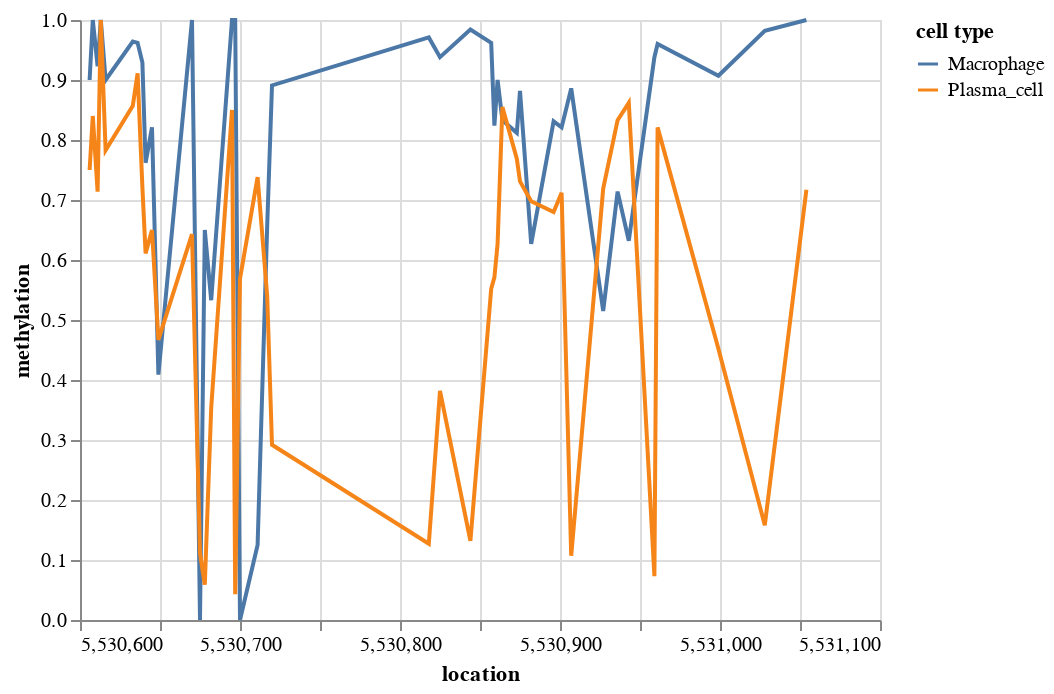

The notebook cell this image was saved under:
### Code cell
alt.data_transformers.enable('default', max_rows=None)

alt.Chart(line_df).mark_line().encode(
    x='location',
    y='methylation',
    color='cell type'
)

### Figure 1 — Vega-Lite specification as saved in the notebook (floating-point values rounded to 4 significant figures)
{"config": {"view": {"continuousWidth": 400, "continuousHeight": 300}}, "data": {"name": "data-b20be2019826aa11b0ed4becf86bd576"}, "mark": "line", "encoding": {"color": {"field": "cell type", "type": "nominal"}, "x": {"field": "location", "type": "quantitative"}, "y": {"field": "methylation", "type": "quantitative"}}, "$schema": "https://vega.github.io/schema/vega-lite/v4.17.0.json", "datasets": {"data-b20be2019826aa11b0ed4becf86bd576": [{"cell type": "Macrophage", "location": 5530606, "methylation": 0.9}, {"cell type": "Macrophage", "location": 5530608, "methylation": 1.0}, {"cell type": "Macrophage", "location": 5530611, "methylation": 0.923}, {"cell type": "Macrophage", "location": 5530613, "methylation": 1.0}, {"cell type": "Macrophage", "location": 5530616, "methylation": 0.9}, {"cell type": "Macrophage", "location": 5530633, "methylation": 0.964}, {"cell type": "Macrophage", "location": 5530636, "methylation": 0.962}, {"cell type": "Macrophage", "location": 5530639, "methylation": 0.929}, {"cell type": "Macrophage", "location": 5530641, "methylation": 0.762}, {"cell type": "Macrophage", "location": 5530645, "methylation": 0.821}, {"cell type": "Macrophage", "location": 5530649, "methylation": 0.409}, {"cell type": "Macrophage", "location": 5530670, "methylation": 1.0}, {"cell type": "Macrophage", "location": 5530675, "methylation": 0.0}, {"cell type": "Macrophage", "location": 5530678, "methylation": 0.65}, {"cell type": "Macrophage", "location": 5530682, "methylation": 0.533}, {"cell type": "Macrophage", "location": 5530695, "methylation": 1.0}, {"cell type": "Macrophage", "location": 5530697, "methylation": 1.0}, {"cell type": "Macrophage", "location": 5530700, "methylation": 0.0}, {"cell type": "Macrophage", "location": 5530711, "methylation": 0.125}, {"cell type": "Macrophage", "location": 5530717, "methylation": 0.657}, {"cell type": "Macrophage", "location": 5530720, "methylation": 0.891}, {"cell type": "Macrophage", "location": 5530818, "methylation": 0.971}, {"cell type": "Macrophage", "location": 5530825, "methylation": 0.938}, {"cell type": "Macrophage", "location": 5530844, "methylation": 0.984}, {"cell type": "Macrophage", "location": 5530857, "methylation": 0.962}, {"cell type": "Macrophage", "location": 5530859, "methylation": 0.824}, {"cell type": "Macrophage", "location": 5530861, "methylation": 0.9}, {"cell type": "Macrophage", "location": 5530864, "methylation": 0.833}, {"cell type": "Macrophage", "location": 5530873, "methylation": 0.812}, {"cell type": "Macrophage", "location": 5530875, "methylation": 0.882}, {"cell type": "Macrophage", "location": 5530882, "methylation": 0.627}, {"cell type": "Macrophage", "location": 5530896, "methylation": 0.831}, {"cell type": "Macrophage", "location": 5530901, "methylation": 0.821}, {"cell type": "Macrophage", "location": 5530907, "methylation": 0.886}, {"cell type": "Macrophage", "location": 5530927, "methylation": 0.515}, {"cell type": "Macrophage", "location": 5530936, "methylation": 0.714}, {"cell type": "Macrophage", "location": 5530943, "methylation": 0.632}, {"cell type": "Macrophage", "location": 5530959, "methylation": 0.938}, {"cell type": "Macrophage", "location": 5530961, "methylation": 0.96}, {"cell type": "Macrophage", "location": 5530999, "methylation": 0.907}, {"cell type": "Macrophage", "location": 5531028, "methylation": 0.982}, {"cell type": "Macrophage", "location": 5531054, "methylation": 1.0}, {"cell type": "Plasma_cell", "location": 5530606, "methylation": 0.75}, {"cell type": "Plasma_cell", "location": 5530608, "methylation": 0.84}, {"cell type": "Plasma_cell", "location": 5530611, "methylation": 0.714}, {"cell type": "Plasma_cell", "location": 5530613, "methylation": 1.0}, {"cell type": "Plasma_cell", "location": 5530616, "methylation": 0.783}, {"cell type": "Plasma_cell", "location": 5530633, "methylation": 0.857}, {"cell type": "Plasma_cell", "location": 5530636, "methylation": 0.911}, {"cell type": "Plasma_cell", "location": 5530639, "methylation": 0.721}, {"cell type": "Plasma_cell", "location": 5530641, "methylation": 0.611}, {"cell type": "Plasma_cell", "location": 5530645, "methylation": 0.65}, {"cell type": "Plasma_cell", "location": 5530649, "methylation": 0.467}, {"cell type": "Plasma_cell", "location": 5530670, "methylation": 0.643}, {"cell type": "Plasma_cell", "location": 5530675, "methylation": 0.111}, {"cell type": "Plasma_cell", "location": 5530678, "methylation": 0.059}, {"cell type": "Plasma_cell", "location": 5530682, "methylation": 0.353}, {"cell type": "Plasma_cell", "location": 5530695, "methylation": 0.85}, {"cell type": "Plasma_cell", "location": 5530697, "methylation": 0.043}, {"cell type": "Plasma_cell", "location": 5530700, "methylation": 0.569}, {"cell type": "Plasma_cell", "location": 5530711, "methylation": 0.738}, {"cell type": "Plasma_cell", "location": 5530717, "methylation": 0.54}, {"cell type": "Plasma_cell", "location": 5530720, "methylation": 0.292}, {"cell type": "Plasma_cell", "location": 5530818, "methylation": 0.127}, {"cell type": "Plasma_cell", "location": 5530825, "methylation": 0.382}, {"cell type": "Plasma_cell", "location": 5530844, "methylation": 0.132}, {"cell type": "Plasma_cell", "location": 5530857, "methylation": 0.552}, {"cell type": "Plasma_cell", "location": 5530859, "methylation": 0.571}, {"cell type": "Plasma_cell", "location": 5530861, "methylation": 0.627}, {"cell type": "Plasma_cell", "location": 5530864, "methylation": 0.855}, {"cell type": "Plasma_cell", "location": 5530873, "methylation": 0.769}, {"cell type": "Plasma_cell", "location": 5530875, "methylation": 0.731}, {"cell type": "Plasma_cell", "location": 5530882, "methylation": 0.698}, {"cell type": "Plasma_cell", "location": 5530896, "methylation": 0.68}, {"cell type": "Plasma_cell", "location": 5530901, "methylation": 0.712}, {"cell type": "Plasma_cell", "location": 5530907, "methylation": 0.107}, {"cell type": "Plasma_cell", "location": 5530927, "methylation": 0.719}, {"cell type": "Plasma_cell", "location": 5530936, "methylation": 0.833}, {"cell type": "Plasma_cell", "location": 5530943, "methylation": 0.862}, {"cell type": "Plasma_cell", "location": 5530959, "methylation": 0.073}, {"cell type": "Plasma_cell", "location": 5530961, "methylation": 0.821}, {"cell type": "Plasma_cell", "location": 5530999, "methylation": 0.452}, {"cell type": "Plasma_cell", "location": 5531028, "methylation": 0.158}, {"cell type": "Plasma_cell", "location": 5531054, "methylation": 0.717}]}}
